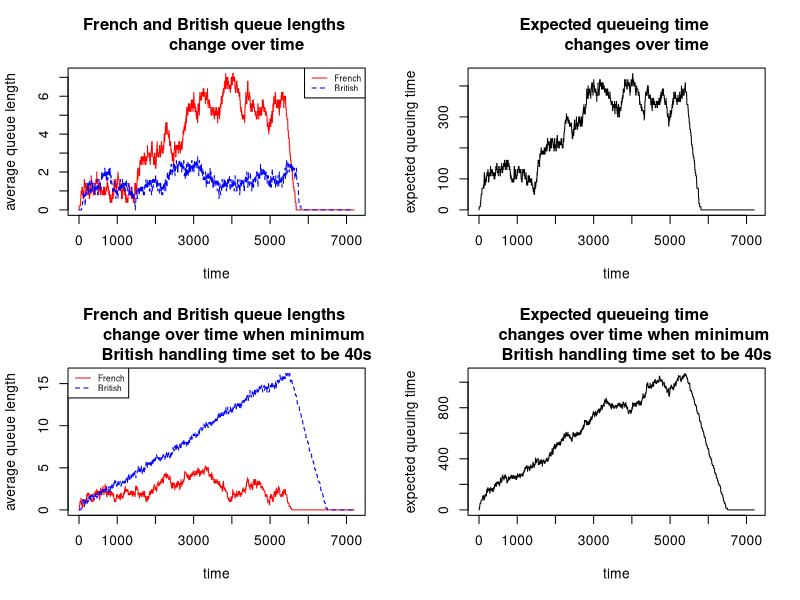

Here is the R script that generated this plot: (Note: a time limit stopped this script after it produced the figure.)
# Define the function "insert()" to find the shortest queue and insert the new 
# arrival car 
# "station" is an array with two numerical lists
# station["qn"] is the list of number representing how many cars in that queue
# station["dt"] is the list of number representing the processing time for each queue
# "tr" and "tm" is the given constants
insert <- function(station,tr,tm){
  # find the shortest queue
  qn_min <- which.min(station["qn",]) 
  # The newly arrived car will join the shortest queue
  station["qn",qn_min]<- station["qn",qn_min]+1
  # "-1" represent there isn't any car in the queue
  # if the remaining queue didn't have any car, then use random uniform distribution
  # to find it's processing time and add to the list of processing time
  if(station["dt",qn_min]==-1){
    station["dt",qn_min] <- sample(tm:(tm+tr),1)
  }
  return (station)
}

# Define the function "finish"
# in order to let car that have been processed leave the queue and record the processing 
# time for that car
finish <- function(station,queue,tr,tm){
  # there is one car finish processing and need to leave, then the number of cars
  # in that queue will reduce one
  station["qn",queue]<-station["qn",queue]-1
  # if there is more that one car in the queue
  # then use random uniform distribution to find the processing time and record it
  # if not, let the processing time equals to "-1" which represent there is no car
  # in the queue
  if(station["qn",queue] > 0){
    station["dt",queue] <- sample(tm:(tm+tr),1)
  }
  else{
    station["dt",queue] <- -1
  }
  return(station)
}
# Define the function "qsim(mf,mb,a.rate,trb,trf,tmb,tmf,maxb)"
# "mf" is the number of French stations
# "mb" is the number of British stations
# "a.rate" is the probability a new car arrives at French stations in one second
# A car arrives at the French stations randomly at an average rate of one every 
# 10 seconds, so that there is a probability of 0.1 of an arrival each second
# The processing time in the French stations will be a random number uniformly distributed between (tmf,tmf+trf) 
# The processing time in the British stations will be a random number uniformly distributed between (tmb,tmb+trb) 
# The maximum number of cars in each British station will be "maxb"
qsim <- function(mf=5,mb=5,a.rate=.1,trb=40,trf=40,tmb=30,tmf=30,maxb=20) {
  # Here are some variables we will use later
  # "start" is a list to store the time stamp when a new car arrives at the French stations 
  # "end" is a list to store the time stamp when a car finish processing and leave the 
  # Brisish station
  # "f" is a data.frame to store the processing time for cars in the French stations
  # Choosing to use a data.frame to store the processing time to avoid messing up each station
  # Columns in "f" stand for each French station, namely "station_1", "station_2", ..., "station_mf"
  # The first row in "f" stores the number of cars waiting in the station
  # The second row in "f" stores the processing time for each car
  column_names_f <- paste0("station_", seq_len(mf))
  f <- data.frame(matrix(c(0,-1),ncol=length(column_names_f), nrow=2))
  colnames(f) <- column_names_f
  rownames(f) <- c("qn","dt")
  # "b" is a data.frame to store the processing time for cars in the British stations
  # Same ideas to build "b"
  column_names_b <- paste0("station_", seq_len(mb))
  b <- data.frame(matrix(c(0,-1),ncol=length(column_names_b), nrow=2))
  colnames(b) <- column_names_b
  rownames(b) <- c("qn","dt")
  
  nf <- c()
  nb <- c()
  eq <- c()
  
  # This model will simulate for a 2-hour period, in total 7200 seconds
  for (t in 1:(2*60*60)){
    # first find the column that the processing time equals to 0 in British station
    # the reason why we need to start with British station is because it's hard
    # to leave the car in French staion if the British station is full, so we need
    # to first find the car leave British station first and then go back to cars 
    # that leave French station and go to British station directly
    for( i in which(b["dt", ] %in% 0)){
      b <- finish(b,i,trb,tmb)
    }
    # find the column that the processing time equals to 0 in French station
    for (i in which(f["dt",] %in% 0)){
      # if the sum of the queue number in british station is smaller then the 
      # maximum capcity, that means there is still some vacancy in British staion
      if(sum(b["qn",])<maxb*mb){
        f <- finish(f,i,trf,tmf)
        b <- insert(b,trb,tmb)
      }
    }
    
    
    
    # Provided "a.rate" this input as the arriving probability, we use "sample()" 
    # function to randomly choose "TRUE" or "FALSE"
    # "TURE" indicates a car arrives while "False" indicating no cars arrive
    # Ignoring the situation that more than one car arriving at the same time, so 
    # "size" attribute in "sample()" function is 1
    if (t <= (90*60)){ # New cars only arrive at French stations in the first 1.5 hours
      if (sample(c(TRUE,FALSE), size = 1, prob = c(a.rate,1-a.rate))){
        # If "sample()" function generates "TURE" as the result, which means a new car 
        # arrives at the French stations, we will add a time stamp to the "start" list
        #print("start a new car")
        f <- insert(f,trf,tmf)
      }
    }
    
    
    
    # One iteration in this for loop means one second has passed, so we cut one 
    # second off from the positive processing time for each car.
    f["dt", ] <- apply(f["dt", , drop = FALSE], 1, function(row) {
      ifelse(row > 0, row - 1, row)
    })
    b["dt", ] <- apply(b["dt", , drop = FALSE], 1, function(row) {
      ifelse(row > 0, row - 1, row)
    })
    avg_f <- sum(f["qn",])/mf
    avg_b <-sum(b["qn",])/mb
    
    nf <- append(nf,avg_f)
    nb <- append(nb,avg_b)
    eq <- append(eq,avg_f*(tmf + trf/2) + avg_b*(tmb + trb/2))
  }
  

  return(list(nf,nb,eq))
}

iqsim <- qsim()
jqsim <- qsim(tmb=40)
# plot a 4 panel 2 row, 2 row plot
par(mfrow=c(2,2))

# plot of French and British queue lengths change over time
matplot(1:7200, cbind(iqsim[[1]],iqsim[[2]]), type='l', col=c("red", "blue"), 
        xlab="time", ylab="average queue length", 
        main="French and British queue lengths 
        change over time")
legend("topright", c("French", "British"), col=c("red", "blue"), lty=1:2, cex=0.6)

# plot of expected queueing time changes over time
matplot(1:7200, iqsim[[3]], type='l', xlab="time", ylab="expected queuing time", 
        main = "Expected queueing time 
        changes over time")

# plot of French and British queue lengths change over time when the minimum British
# handling time is set to 40 seconds
matplot(1:7200, cbind(jqsim[[1]],jqsim[[2]]), type='l', col=c("red", "blue"), 
        xlab="time", ylab="average queue length", 
        main="French and British queue lengths 
        change over time when minimum 
        British handling time set to be 40s")
legend("topleft", c("French", "British"), col=c("red", "blue"), lty=1:2, cex=0.6)

# plot of expected queueing time changes over time when the minimum British handling
# time is set to 40 seconds
matplot(1:7200, jqsim[[3]], type='l', xlab="time", ylab="expected queuing time", 
        main = "Expected queueing time 
        changes over time when minimum 
        British handling time set to be 40s")


# in order to find the probability of at least one car missing ferry departure,
# we need to run qsin() function 100 times
k <- 0
for (i in 1:100){
  # if the final average queue length in Frencg station isn't zero, that means 
  # there is at least one car missing ferry departure
  kqsim<-qsim(a.rate = 0.1)
  if (kqsim[[2]][7200]!=0 || kqsim[[1]][7200]!=0){
      print(2)
      k <- k + 1
  }
}
k

print(paste0("The probability of at least one car missing the ferry departure is ", k/100))
